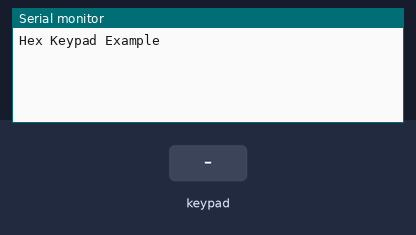
Recording of a sketch running on a simulated Arduino Mega 2560, built with avr-gcc and run on an emulated ATmega2560. Parts: the last lines printed to the serial monitor. Wiring (inferred from the signals the program sends): 4×4 keypad with keys 1 2 3 A 4 5 6 B 7 8 9 C * 0 # D (labels assumed): rows pin 26, pin 27, pin 28, pin 29; columns pin 22, pin 23, pin 24, pin 25. The test bench sets the inputs (shaded band).

Above: at 1.2 s.
1.3 s: key '1' pressed
At 2.3 s:
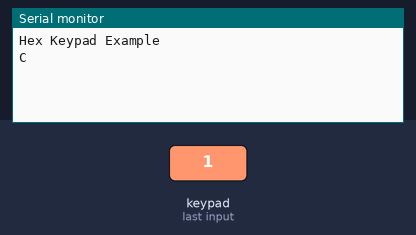
3.9 s: keypad keys 1 2 # pressed 0.4 s apart
At 5.3 s:
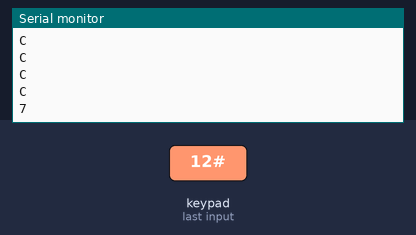
6.9 s: key '7' pressed
At 7.7 s:
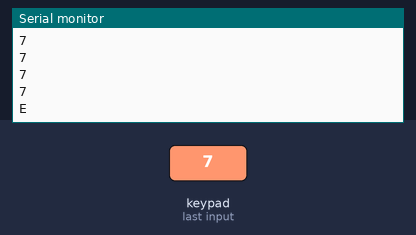
9.3 s: keypad keys 1 2 * pressed 0.4 s apart
At 10.7 s:
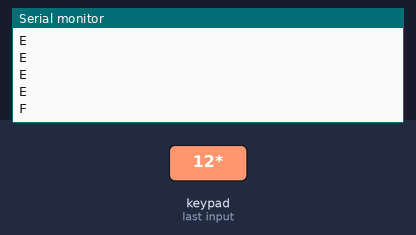
12.3 s: key '8' pressed
At 13.1 s:
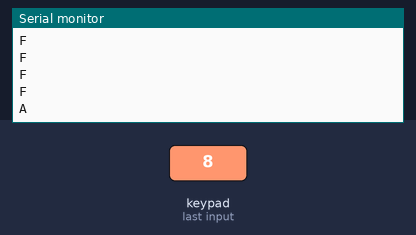
14.7 s: key '0' pressed
At 15.5 s:
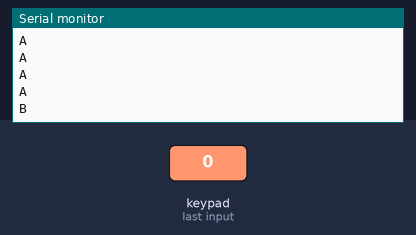

Measured:
- after the input at 1.3 s, the serial monitor: prints a new line after 0.50 s (image 1)
- after the input at 3.9 s, the serial monitor: prints a new line after 0.90 s (image 2)
- after the input at 6.9 s, the serial monitor: prints a new line after 0.30 s (image 3)
- after the input at 9.3 s, the serial monitor: prints a new line after 0.90 s (image 4)
- after the input at 12.3 s, the serial monitor: prints a new line after 0.30 s (image 5)
- after the input at 14.7 s, the serial monitor: prints a new line after 0.30 s (image 6)

The sketch:

hex_keypad_arch.ino
```cpp
/*
  Hex Keypad Example Example

  Tennessee Technological University
  Tristan Hill - Jan 11, 2016

*/

char key[2];

// the setup function runs once when you press reset or power the board
void setup() {

  // setup serail monitior
  Serial.begin(9600);          //  setup serial
  while (! Serial);
  Serial.println("Hex Keypad Example");

  //DDRB = 0b11111111;
  DDRA = 0b11110000;
  //PORTA = 0b11111111; // dont use PUs

  key[1]=0;
}

// the loop function runs over and over again forever
void loop() {


  //delay(50);
  //Serial.println(PINA,BIN);

  PORTA = 0b00010000;
  for(int i=0;i<5;i++)
  {
    if (PINA & 0b00000001)
    {
      key[0]='C';
      //Serial.println(" Col 1, Row 1 is Pressed !");
    }
    else if (PINA & 0b00000010)
    {
      key[0]='8';
      //Serial.println(" Col 1, Row 2 is Pressed !");
    }
    else if (PINA & 0b00000100)
    {
      key[0]='4';
      //Serial.println(" Col 1, Row 3 is Pressed !");
    }
    else if (PINA & 0b00001000)
    {
      key[0]='0';
      //Serial.println(" Col 1, Row 4 is Pressed !");
    }
    delay(25);
  }
  delay(25);

  for(int i=0;i<5;i++)
  {
    PORTA = 0b00100000;
    if (PINA & 0b00000001)
    {
      key[0]='D';
      //Serial.println(" Col 2, Row 1 is Pressed !");
    }
    else if (PINA & 0b00000010)
    {
      key[0]='9';
      //Serial.println(" Col 2, Row 2 is Pressed !");
    }
    else if (PINA & 0b00000100)
    {
      key[0]='5';
      //Serial.println(" Col 2, Row 3 is Pressed !");
    }
    else if (PINA & 0b00001000)
    {
      key[0]='1';
      //Serial.println(" Col 2, Row 4 is Pressed !");
    }
    delay(25);
  }
  delay(25);

  for(int i=0;i<5;i++)
  {
    PORTA = 0b01000000;
    if (PINA & 0b00000001)
    {
      key[0]='E';
      //Serial.println(" Col 3, Row 1 is Pressed !");
    }
    else if (PINA & 0b00000010)
    {
      key[0]='A';
      //Serial.println(" Col 3, Row 2 is Pressed !");
    }
    else if (PINA & 0b00000100)
    {
      key[0]='6';
      //Serial.println(" Col 3, Row 3 is Pressed !");
    }
    else if (PINA & 0b00001000)
    {
      key[0]='2';
      //Serial.println(" Col 3, Row 4 is Pressed !");
    }
    delay(25);
  }
  delay(25);

  for(int i=0;i<5;i++)
  {
    PORTA = 0b10000000;
    if (PINA &= 0b00000001)
    {
      key[0]='F';
      //Serial.println(" Col 4, Row 1 is Pressed !");
    }
    else if (PINA & 0b00000010)
    {
      key[0]='B';
      //Serial.println(" Col 4, Row 2 is Pressed !");
    }
    else if (PINA & 0b00000100)
    {
      key[0]='7';
      //Serial.println(" Col 4, Row 3 is Pressed !");
    }
    else if (PINA & 0b00001000)
    {
      key[0]='3';
      //Serial.println(" Col 4, Row 4 is Pressed !");
    }
    delay(25);
  }
  delay(25);

  //std::sprintf
  Serial.println(key);

}
```
